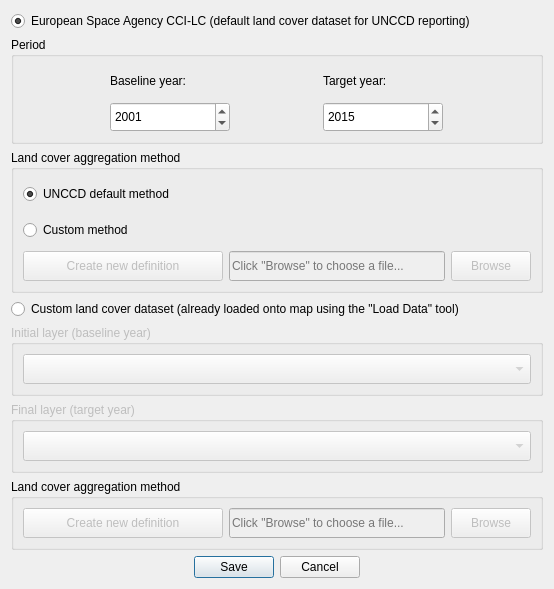
<?xml version="1.0" encoding="UTF-8"?>
<ui version="4.0">
 <class>DlgLCSetup</class>
 <widget class="QDialog" name="DlgLCSetup">
  <property name="windowModality">
   <enum>Qt::WindowModal</enum>
  </property>
  <property name="geometry">
   <rect>
    <x>0</x>
    <y>0</y>
    <width>554</width>
    <height>540</height>
   </rect>
  </property>
  <property name="windowTitle">
   <string>Setup land cover input data</string>
  </property>
  <layout class="QVBoxLayout" name="verticalLayout">
   <item>
    <widget class="QRadioButton" name="use_esa">
     <property name="text">
      <string>European Space Agency CCI-LC (default land cover dataset for UNCCD reporting)</string>
     </property>
     <property name="checked">
      <bool>true</bool>
     </property>
    </widget>
   </item>
   <item>
    <widget class="QGroupBox" name="groupBox_10">
     <property name="title">
      <string>Period</string>
     </property>
     <layout class="QGridLayout" name="gridLayout_8">
      <item row="1" column="1">
       <widget class="QDateEdit" name="use_esa_tg_year">
        <property name="sizePolicy">
         <sizepolicy hsizetype="Minimum" vsizetype="Expanding">
          <horstretch>0</horstretch>
          <verstretch>0</verstretch>
         </sizepolicy>
        </property>
        <property name="minimumSize">
         <size>
          <width>0</width>
          <height>30</height>
         </size>
        </property>
        <property name="maximumSize">
         <size>
          <width>120</width>
          <height>35</height>
         </size>
        </property>
        <property name="date">
         <date>
          <year>2015</year>
          <month>1</month>
          <day>1</day>
         </date>
        </property>
        <property name="minimumDateTime">
         <datetime>
          <hour>0</hour>
          <minute>0</minute>
          <second>0</second>
          <year>1992</year>
          <month>1</month>
          <day>1</day>
         </datetime>
        </property>
        <property name="maximumDate">
         <date>
          <year>2030</year>
          <month>12</month>
          <day>31</day>
         </date>
        </property>
        <property name="minimumDate">
         <date>
          <year>1992</year>
          <month>1</month>
          <day>1</day>
         </date>
        </property>
        <property name="displayFormat">
         <string notr="true">yyyy</string>
        </property>
       </widget>
      </item>
      <item row="1" column="0">
       <widget class="QDateEdit" name="use_esa_bl_year">
        <property name="sizePolicy">
         <sizepolicy hsizetype="Minimum" vsizetype="Minimum">
          <horstretch>0</horstretch>
          <verstretch>0</verstretch>
         </sizepolicy>
        </property>
        <property name="minimumSize">
         <size>
          <width>0</width>
          <height>30</height>
         </size>
        </property>
        <property name="maximumSize">
         <size>
          <width>120</width>
          <height>35</height>
         </size>
        </property>
        <property name="date">
         <date>
          <year>2001</year>
          <month>1</month>
          <day>1</day>
         </date>
        </property>
        <property name="maximumDate">
         <date>
          <year>2015</year>
          <month>12</month>
          <day>31</day>
         </date>
        </property>
        <property name="minimumDate">
         <date>
          <year>1992</year>
          <month>1</month>
          <day>1</day>
         </date>
        </property>
        <property name="displayFormat">
         <string notr="true">yyyy</string>
        </property>
       </widget>
      </item>
      <item row="0" column="1">
       <widget class="QLabel" name="label_3">
        <property name="minimumSize">
         <size>
          <width>0</width>
          <height>30</height>
         </size>
        </property>
        <property name="text">
         <string>Target year:</string>
        </property>
       </widget>
      </item>
      <item row="0" column="0">
       <widget class="QLabel" name="label_10">
        <property name="minimumSize">
         <size>
          <width>0</width>
          <height>30</height>
         </size>
        </property>
        <property name="font">
         <font>
          <weight>50</weight>
          <bold>false</bold>
         </font>
        </property>
        <property name="text">
         <string>Baseline year:</string>
        </property>
       </widget>
      </item>
     </layout>
    </widget>
   </item>
   <item>
    <widget class="QGroupBox" name="groupBox">
     <property name="title">
      <string>Land cover aggregation method</string>
     </property>
     <layout class="QGridLayout" name="gridLayout">
      <item row="3" column="1">
       <widget class="QLineEdit" name="use_esa_agg_custom_file">
        <property name="enabled">
         <bool>false</bool>
        </property>
        <property name="minimumSize">
         <size>
          <width>120</width>
          <height>30</height>
         </size>
        </property>
        <property name="text">
         <string/>
        </property>
        <property name="placeholderText">
         <string>Click &quot;Browse&quot; to choose a file...</string>
        </property>
       </widget>
      </item>
      <item row="3" column="0">
       <widget class="QPushButton" name="use_esa_agg_custom_create">
        <property name="enabled">
         <bool>false</bool>
        </property>
        <property name="minimumSize">
         <size>
          <width>200</width>
          <height>30</height>
         </size>
        </property>
        <property name="text">
         <string>Create new definition</string>
        </property>
       </widget>
      </item>
      <item row="3" column="2">
       <widget class="QPushButton" name="use_esa_agg_custom_browse">
        <property name="enabled">
         <bool>false</bool>
        </property>
        <property name="minimumSize">
         <size>
          <width>0</width>
          <height>30</height>
         </size>
        </property>
        <property name="maximumSize">
         <size>
          <width>120</width>
          <height>16777215</height>
         </size>
        </property>
        <property name="text">
         <string>Browse</string>
        </property>
       </widget>
      </item>
      <item row="1" column="0" colspan="3">
       <widget class="QRadioButton" name="use_esa_agg_custom">
        <property name="minimumSize">
         <size>
          <width>0</width>
          <height>30</height>
         </size>
        </property>
        <property name="text">
         <string>Custom method</string>
        </property>
       </widget>
      </item>
      <item row="0" column="0" colspan="3">
       <widget class="QRadioButton" name="use_esa_agg_unccd">
        <property name="minimumSize">
         <size>
          <width>0</width>
          <height>30</height>
         </size>
        </property>
        <property name="text">
         <string>UNCCD default method</string>
        </property>
        <property name="checked">
         <bool>true</bool>
        </property>
       </widget>
      </item>
     </layout>
    </widget>
   </item>
   <item>
    <widget class="QRadioButton" name="use_custom">
     <property name="text">
      <string>Custom land cover dataset (already loaded onto map using the &quot;Load Data&quot; tool)</string>
     </property>
    </widget>
   </item>
   <item>
    <widget class="QGroupBox" name="groupBox_5">
     <property name="enabled">
      <bool>false</bool>
     </property>
     <property name="title">
      <string>Initial layer (baseline year)</string>
     </property>
     <layout class="QGridLayout" name="gridLayout_4">
      <item row="0" column="1">
       <widget class="QComboBox" name="use_custom_initial">
        <property name="minimumSize">
         <size>
          <width>0</width>
          <height>30</height>
         </size>
        </property>
       </widget>
      </item>
     </layout>
    </widget>
   </item>
   <item>
    <widget class="QGroupBox" name="groupBox_4">
     <property name="enabled">
      <bool>false</bool>
     </property>
     <property name="title">
      <string>Final layer (target year)</string>
     </property>
     <layout class="QGridLayout" name="gridLayout_6">
      <item row="0" column="1">
       <widget class="QComboBox" name="use_custom_final">
        <property name="minimumSize">
         <size>
          <width>0</width>
          <height>30</height>
         </size>
        </property>
       </widget>
      </item>
     </layout>
    </widget>
   </item>
   <item>
    <widget class="QGroupBox" name="groupBox_2">
     <property name="title">
      <string>Land cover aggregation method</string>
     </property>
     <layout class="QHBoxLayout" name="horizontalLayout">
      <item>
       <widget class="QPushButton" name="use_custom_agg_create">
        <property name="enabled">
         <bool>false</bool>
        </property>
        <property name="minimumSize">
         <size>
          <width>200</width>
          <height>30</height>
         </size>
        </property>
        <property name="text">
         <string>Create new definition</string>
        </property>
       </widget>
      </item>
      <item>
       <widget class="QLineEdit" name="use_custom_agg_file">
        <property name="enabled">
         <bool>false</bool>
        </property>
        <property name="minimumSize">
         <size>
          <width>120</width>
          <height>30</height>
         </size>
        </property>
        <property name="placeholderText">
         <string>Click &quot;Browse&quot; to choose a file...</string>
        </property>
       </widget>
      </item>
      <item>
       <widget class="QPushButton" name="use_custom_agg_browse">
        <property name="enabled">
         <bool>false</bool>
        </property>
        <property name="minimumSize">
         <size>
          <width>0</width>
          <height>30</height>
         </size>
        </property>
        <property name="maximumSize">
         <size>
          <width>120</width>
          <height>16777215</height>
         </size>
        </property>
        <property name="text">
         <string>Browse</string>
        </property>
       </widget>
      </item>
     </layout>
    </widget>
   </item>
   <item alignment="Qt::AlignHCenter">
    <widget class="QDialogButtonBox" name="btnSave">
     <property name="standardButtons">
      <set>QDialogButtonBox::Cancel|QDialogButtonBox::Save</set>
     </property>
    </widget>
   </item>
  </layout>
 </widget>
 <resources/>
 <connections/>
</ui>
